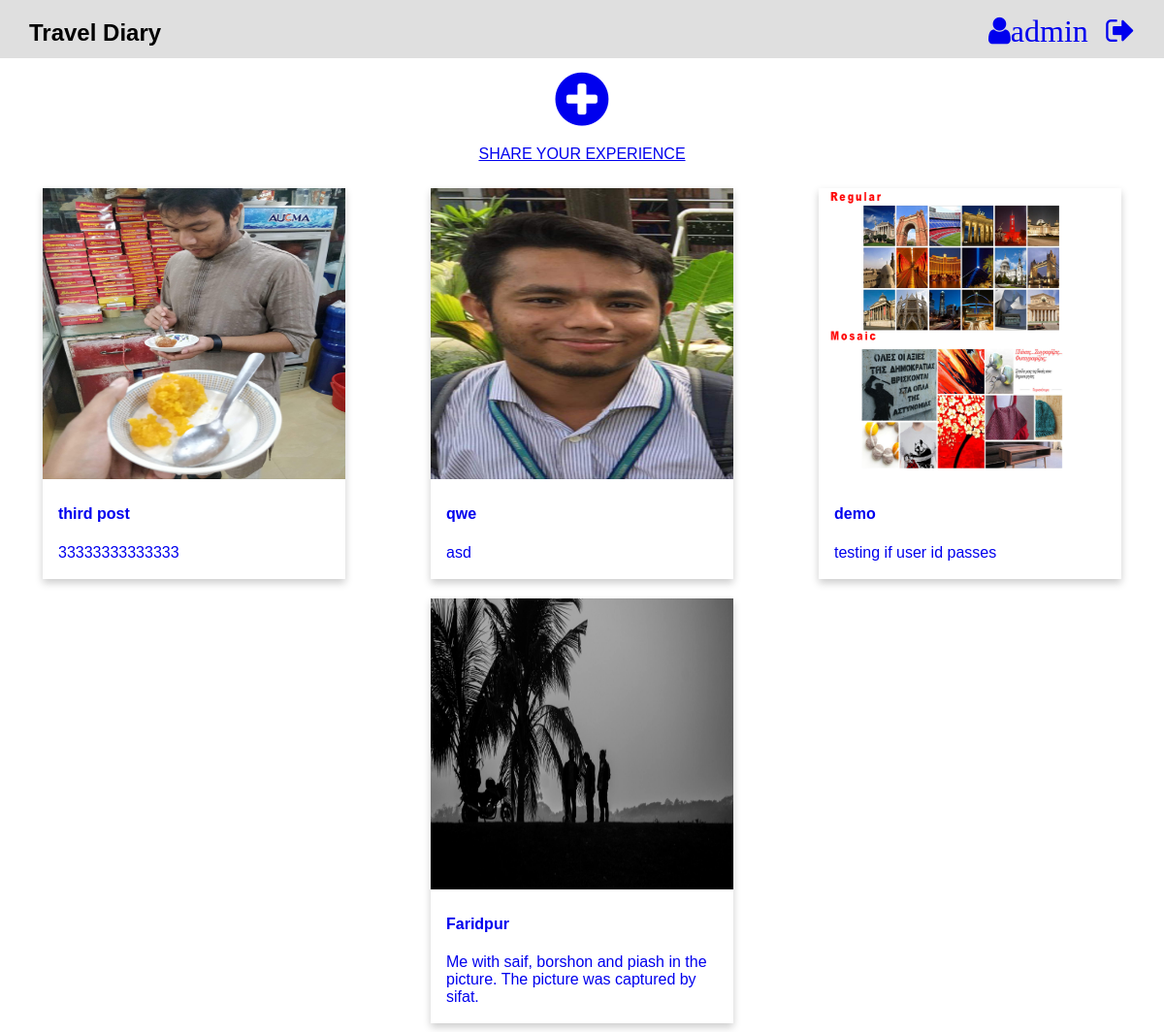
/ (signed in), run on the app's committed database.
### tables this page shows
CREATE TABLE `posts` (
  `id` int(11) NOT NULL,
  `title` varchar(255) NOT NULL,
  `details` text NOT NULL,
  `image` varchar(500) NOT NULL,
  `user_id` int(11) NOT NULL,
  `created_on` timestamp NOT NULL DEFAULT CURRENT_TIMESTAMP
);

### index.php (the view, shortened to what this page needs)
<?php
  require('config/db.php');
  $id = $_SESSION['id'];
  $name = $_SESSION['name'];
  $query = 'SELECT * FROM posts ORDER BY created_on DESC';
  $result = mysqli_query($conn, $query);
  $posts = mysqli_fetch_all($result, MYSQLI_ASSOC);
?>
<!DOCTYPE html>
  <?php require('inc/navbar.php'); ?>
  <div style="cursor: pointer; padding-top: 54px;">
    <div style="margin: 16px; display: flex; justify-content: center;">
      <a href="add.php">
        <i title="Upload" class="fa fa-plus-circle fa-4x" aria-hidden="true"></i>
      </a>
    </div>
    <p style="margin: 16px; display: flex; justify-content: center;"><a href="add.php">SHARE YOUR EXPERIENCE</a></p>
  </div>
  <div style="display: flex; flex-wrap: wrap; justify-content: space-around;">
    <?php foreach ($posts as $post): ?>
      <div class="card" style="margin: 10px;">
        <a style="text-decoration: none;" href="details.php?postid=<?php echo $post['id']; ?>">
          <img src="<?php echo $post['image']; ?>" alt="Avatar" style="width:100%; height: 300px;">
          <div class="container">
            <h4><b><?php echo $post['title']; ?></b></h4>
            <p><?php echo $post['details']; ?></p>
          </div>
        </a>
      </div>
    <?php endforeach ?>
  </div>
</body>
</html>

### inc/navbar.php (shortened to what this page needs)
<?php
  $role = "";
  if (isset($_SESSION['role'])) {
    $role = $_SESSION['role'];
  }
  if (!isset($role)) {
    $url = "login.php";
  } elseif ($role === "user") {
    $url = "index.php";
  } else {
    $url = "adminhome.php";
  }
?>
<html lang="en">
<head>
    <link rel="stylesheet" href="home.css">
    <link rel="stylesheet" href="user.css">
    <link rel="stylesheet" href="details.css">
    <link rel="stylesheet" href="font-awesome-4.7.0/css/font-awesome.css">
</head>
<body>
  <div style="width: 100%; height: 60px; background-color: #dfdfdf; display: flex; justify-content: space-between; position: fixed;">
    <div style="padding-left: 30px; padding-bottom: 10px;">
      <h2><a style="text-decoration: none; color: black;" href="<?php echo $url; ?>">Travel Diary</a></h2>
    </div>
    <?php if (isset($id)): ?>
      <div style="margin: 16px;">
        <a href="user.php"><i style="padding-right: 14px;" title="Profile" class="fa fa-user fa-2x" aria-hidden="true"><?php echo $name; ?></i></a>
        <a href="login.php"><i style="padding-right: 14px;" title="Logout" class="fa fa-sign-out fa-2x" aria-hidden="true"></i></a>
      </div>
    <?php endif ?>
  </div>

### home.css (style rules this page uses)
.card { box-shadow: 0 4px 8px 0 rgba(0,0,0,0.2); transition: 0.3s; width: 26%; }
.container { padding: 2px 16px; }

### inc/navbar.php (style rules this page uses)
* { box-sizing: border-box; }
body { margin: 0; font-family: Arial, Helvetica, sans-serif; }

### data on the page
posts: image (picture), title "third post", details "33333333333333"
posts: image (picture), title "qwe", details "asd"
posts: image (picture), title "demo", details "testing if user id passes"
posts: image (picture), title "Faridpur", details "Me with saif, borshon and piash in the picture. The picture was captured by sifat."

### other printed values
$name "admin"
